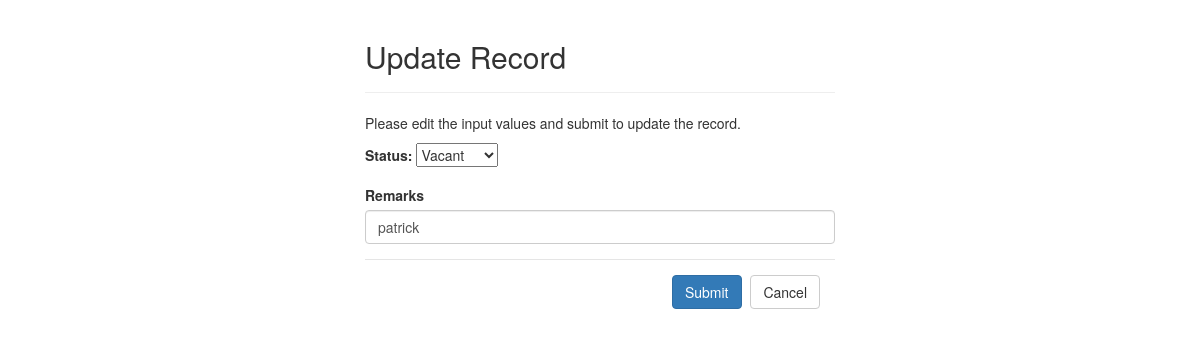
The page /material-dashboard/pages/php/edit_bldg.php?roomID=1 on the database as committed earlier.
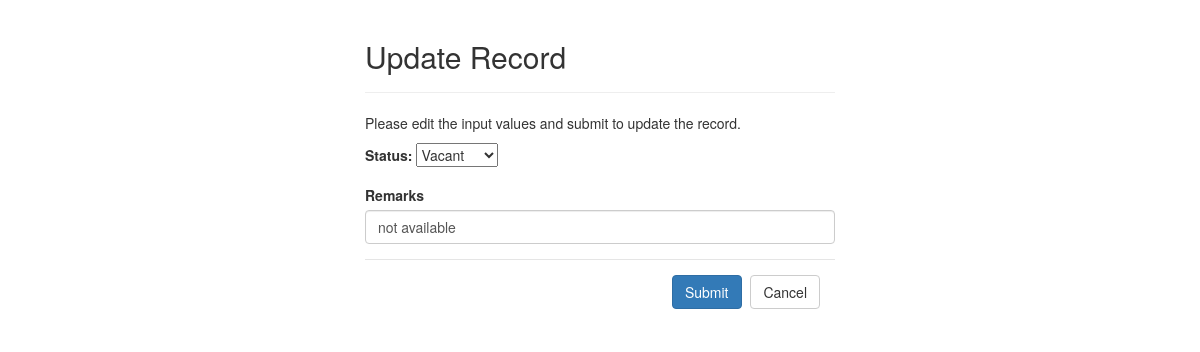
The same page on the database as committed later.
### tables this page shows
CREATE TABLE `bldginfo` (
  `roomID` int(11) NOT NULL,
  `roomNumber` int(11) NOT NULL,
  `roomRemarks` varchar(255) NOT NULL,
  `status` varchar(10) NOT NULL
);

### material-dashboard/pages/php/edit_bldg.php (the view, shortened to what this page needs)
<?php
require_once "dbconn.php";
$roomRemarks = $status = "";
$roomRemarks_err = $status_err = "";
if(isset($_POST["roomID"]) && !empty($_POST["roomID"])){
    $roomID = $_POST["roomID"];
    $input_status = trim($_POST["status"]);
    if(empty($input_status)){
        $status_err = "Please select a status.";
    } else{
        $status = $input_status;
    }
    $input_roomRemarks = trim($_POST["roomRemarks"]);
    if(empty($input_roomRemarks)){
        $roomRemarks_err = "Please enter a remarks.";
    } else{
        $roomRemarks = $input_roomRemarks;
    }
    if(empty($roomRemarks_err) && empty($status_err)){
        $sql = "UPDATE bldginfo SET roomRemarks=?, status=? WHERE roomID=?";
        if($stmt = mysqli_prepare($link, $sql)){
            mysqli_stmt_bind_param($stmt, "ssi", $param_roomRemarks, $param_status, $param_roomID);
            $param_roomRemarks = $roomRemarks;
            $param_status = $status;
            $param_roomID = $roomID;
            if(mysqli_stmt_execute($stmt)){
                header("location: ../viewbldg.php");
                exit();
            } else{
                echo "Something went wrong. Please try again later.". mysqli_error($link);
            }
        }
        mysqli_stmt_close($stmt);
    }
    mysqli_close($link);
} else{
    if(isset($_GET["roomID"]) && !empty(trim($_GET["roomID"]))){
        $sql = "SELECT * FROM bldginfo WHERE roomID = ?";
        if($stmt = mysqli_prepare($link, $sql)){
            mysqli_stmt_bind_param($stmt, "i", $param_roomID);
            if(mysqli_stmt_execute($stmt)){
                $result = mysqli_stmt_get_result($stmt);
                if(mysqli_num_rows($result) == 1){
                    $row = mysqli_fetch_array($result, MYSQLI_ASSOC);
                $roomRemarks = $row["roomRemarks"];
                } else{
                    echo "error!";
                    exit();
                }
            } else{
                echo "Oops! Something went wrong. Please try again later.". mysqli_error($link);
            }
        }
    }
      else{
        echo "Oops! Something went wrong. Please try again later.";
        exit();
    }
}
?>
<!DOCTYPE html>
<html lang="en">
<head>
    <link rel="stylesheet" href="https://maxcdn.bootstrapcdn.com/bootstrap/3.3.7/css/bootstrap.css">
</head>
<body>
    <div class="wrapper">
        <div class="container-fluid">
            <div class="row">
                <div class="col-md-12">
                    <div class="page-header">
                        <h2>Update Record</h2>
                    </div>
                    <p>Please edit the input values and submit to update the record.</p>
                    <form action="<?php echo htmlspecialchars(basename($_SERVER['REQUEST_URI'])); ?>" method="post">
                        <div class="form-group <?php echo (!empty($status_err)) ? 'has-error' : ''; ?>">
                            <label>Status:</label>
                            <select name = "status">
                            <option>Vacant</option>
                        </select>
                        </div>
                        <div class="form-group <?php echo (!empty($roomRemarks_err)) ? 'has-error' : ''; ?>">
                            <label>Remarks</label>
                            <input type="text" name="roomRemarks" class="form-control" value="<?php echo $roomRemarks; ?>">
                        </div>
                        <div class="modal-footer">
                              <input type="submit" class="btn btn-primary" value="Submit">
                        <a href="../viewbldg.php" class="btn btn-default">Cancel</a>
                        </div>
                    </form>
                </div>
            </div>
        </div>
    </div>
</body>
</html>

Rows that differ between the two databases and show on the page:
changed bldginfo: roomRemarks "patrick" → "not available"
